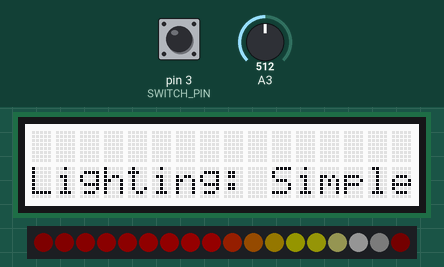
Bench run of a sketch on a simulated Arduino Uno, built with avr-gcc and run on an emulated ATmega328P. Shown: 16×2 character LCD, 18 RGB LEDs in strip order, left to right. The test bench sets the inputs (shaded band); at power-on: pin 3 (SWITCH_PIN) HIGH, A3 = 512. Dim RGB values are drawn brighter than linear; what the sketch prints to the serial monitor is not drawn.

Above: at 1.2 s.
1.3 s: pin 3 (SWITCH_PIN) pulled LOW for 0.15 s
At 2.5 s:
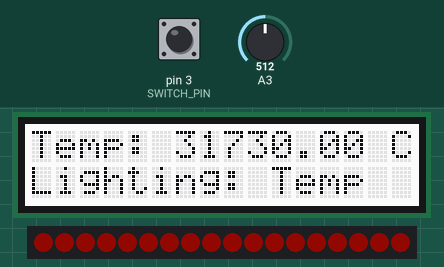
4.4 s: pin 3 (SWITCH_PIN) pulled LOW for 1 s
At 4.8 s:
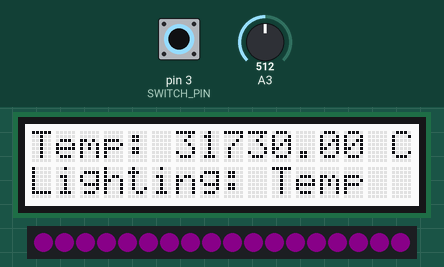
6.9 s: pin 3 (SWITCH_PIN) pulled LOW for 0.15 s
At 7.42 s:
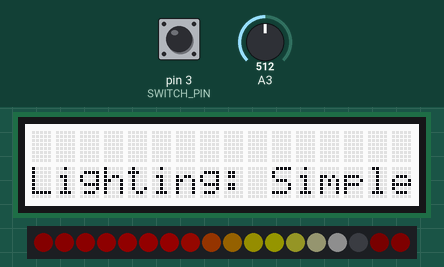

Measured:
- after the input at 1.3 s, the display: changes after 0.09 s (image 1)
- after the input at 6.9 s, the display: first changes after 0.05 s (image 3 shows a later state)

The sketch:

RGB_coaster_2.ino
```cpp
#include <FastLED.h>
#include <avr/wdt.h>
#include <rgb_lcd.h>

// Define pins for data
// lcd SDA -> A4
// lcd SCL -> A5
#define LED_STRIP_PIN    2
#define NUM_LEDS         18
#define BRIGHTNESS       20

#define LM35_PIN         6
#define SWITCH_PIN       3
#define SOUND_PIN        A5

#define SIMPLE_ANIMATION_SPEED  10
#define TEMP_UPDATE_INTERVAL    5000
#define AUDIO_SAMPLE_AMOUNT     18


// Define rgb palettes for the LED strip
uint8_t paletteIndex = 0;

// initialize the LED strip and LCD screen
CRGB leds[NUM_LEDS];
rgb_lcd lcd;

// Define palette
DEFINE_GRADIENT_PALETTE(heatmap_gp) {
  0,   0,   0,   0,   //black
  128, 255,   0,   0,   //red
  200, 255, 255,   0,   //bright yellow
  255, 255, 255, 255    //full white
};

// Set palette
CRGBPalette16 myPal = heatmap_gp;

// Define
DEFINE_GRADIENT_PALETTE(soundPalette_gp) {
  0,    128, 0, 128,  // Purple
  64,   0,   255, 255,  // Cyan
  128,  0,   0,   255,  // Blue
  255,  0, 0,   128   // White
};

// Set
CRGBPalette16 soundPalette = soundPalette_gp;

// Switch states
enum AnimationState {
  Basic,
  Temperature,
  Sound
};

// Default led profile
AnimationState currentAnimationState = Basic;

// setup
void setup() {
  //wdt_disable();  // Disable the watchdog and wait for more than 2 seconds
  //delay(3000);  // Done so that the Arduino doesn't keep resetting infinitely in case of wrong configuration
  //wdt_enable(WDTO_2S);  // Enable the watchdog with a timeout of 2 seconds

  Serial.begin(9600);

  // Setup input and pullup for button
  DDRD &= ~(1 << SWITCH_PIN); // Set as input (clear the bit)
  PORTD |= (1 << SWITCH_PIN); // Enable pull-up resistor (set the bit)

  // Configure the ADC
  // Set the reference voltage to AVCC (5V)
  ADMUX |= (1 << REFS0);

  // Set the prescaler to 128 (ADC clock frequency is 16MHz / 128 = 125kHz)
  ADCSRA |= (1 << ADPS2) | (1 << ADPS1) | (1 << ADPS0);

  // Enable the ADC
  ADCSRA |= (1 << ADEN);

  lcd.begin(16, 2); // 16x2 lcd

  FastLED.addLeds<WS2813, LED_STRIP_PIN, GRB>(leds, NUM_LEDS);
  FastLED.setBrightness(BRIGHTNESS); // 0-255
  FastLED.show();  // Initialize all LEDs to 'off'

  // Set up Timer1 to generate an interrupt every 1ms
  cli(); // Disable interrupts
  TCCR1A = 0; // Set Timer1 control register A to 0
  TCCR1B = 0; // Set Timer1 control register B to 0
  TCNT1 = 0;  // Initialize counter value to 0
  OCR1A = 15999; // Set the compare value for a 1ms interrupt (assuming a 16MHz clock)
  TCCR1B |= (1 << WGM12); // Set Timer1 to CTC (Clear Timer on Compare Match) mode
  TCCR1B |= (1 << CS11) | (1 << CS10); // Set prescaler to 64 for 16MHz clock
  TIMSK1 |= (1 << OCIE1A); // Enable Timer1 compare match interrupt
  sei(); // Enable interrupts
}

// High priority button timer interrupt
ISR(TIMER1_COMPA_vect) {
  // Handle button input with debounce
  static unsigned long lastDebounceTime = 0;
  static bool lastSwitchState = HIGH;
  static bool newSwitchState = LOW;
  int debounceDelay = 50;

  // read the state of the switch into a local variable:
  int reading = (PIND & (1 << SWITCH_PIN)) ? HIGH : LOW;

  // If the switch changed, due to noise or pressing:
  if (reading != lastSwitchState) {
    // reset the debouncing timer
    lastDebounceTime = millis();
  }

  // Compare time
  if ((millis() - lastDebounceTime) > debounceDelay) {
    // if the button state has changed:
    if (reading != newSwitchState) {
      newSwitchState = reading;

      // only toggle the LED if the new button state is LOW after press
      if (reading == LOW) {

        // Cycle the animation state
        currentAnimationState = static_cast<AnimationState>((currentAnimationState + 1) % 3);
      }
    }

    // Togle last state for later comparison
    lastSwitchState = !lastSwitchState;
  }
}

// loop through the different profiles with a button switch, print on the LCD
void loop() {
  unsigned long currentMillis = millis();

  // Update animation based on the current state
  switch (currentAnimationState) {
    case Basic:
      updateSimple();
      break;

    case Temperature:
      updateTemperature();
      break;

    case Sound:
      updateSound();
      break;
  }
   // Reset watchdog
  //wdt_reset();
}

// LED animation logic for the simple profile, which just rotates a palette around the selected LEDs
void updateSimple() {
  fill_palette(leds, NUM_LEDS, paletteIndex, 255 / NUM_LEDS, myPal, 255, LINEARBLEND);

  EVERY_N_MILLISECONDS(SIMPLE_ANIMATION_SPEED) {
    paletteIndex++;
  }

  // LCD code to show what lighting profile is applied
  FastLED.show();
  lcd.setCursor(0, 0);
  lcd.print("                ");
  lcd.setCursor(0, 1);
  lcd.print("Lighting: Simple");
}

void updateTemperature() {
  float temp = getTemperature();

  // Display temperature on the LCD
  lcd.setCursor(0, 0);
  lcd.print("Temp: ");
  lcd.print(temp);
  lcd.print(" C   ");
  lcd.setCursor(0, 1);
  lcd.print("Lighting: Temp  ");

  // Map the temperature range to the color range
  CRGB color = mapTemperatureToColor(temp);

  // Set the color of the entire LED strip
  fill_solid(leds, NUM_LEDS, color);
  FastLED.show();
}

// code for getting the temperature and converting it to Celsius
float getTemperature() {
  static unsigned long lastTemperatureReadTime = 0;
  unsigned long currentMillis = millis();
  int tempADC;

  // Compare time
  if (currentMillis - lastTemperatureReadTime >= TEMP_UPDATE_INTERVAL) {
    lastTemperatureReadTime = currentMillis;
    // Get temperature reading
    tempADC = readADC(LM35_PIN);
    // Convert adc value to temperature in Celsius
    tempADC = (tempADC / 2.048) - 6; // Calibration overshoots about 6c
  }
  return tempADC;
}

// color coding for the LED profile which reacts to the temperature
CRGB mapTemperatureToColor(float temperature) {
  uint8_t r = map(temperature, 10, 50, 0, 255);
  uint8_t g = map(temperature, 10, 50, 255, 0);
  return CRGB(r, g, 0);
}

// Code for processing the detected sound with smoothing
void updateSound() {
  static unsigned long totalSound = 0;
  static unsigned long sampleCount = 0;
  unsigned long sound = 0;

  unsigned long currentMillis = millis();
  //int tempADC;

  sound = (int) (readADC(SOUND_PIN) * 0.097 );

  if (sound > 63) {
    totalSound += sound - 63;
  }

  sampleCount++;

  //Serial.print( (int) (readADC(SOUND_PIN) * 0.097 ) );

  //totalSound += (int) (readADC(SOUND_PIN) * 0.097 );

  // Compare time
  if (sampleCount = AUDIO_SAMPLE_AMOUNT) {
    //lastSoundReadTime = currentMillis;

    //totalSound -= 600;

    // Smoothed LED brightness
    int brightness = map(totalSound, 0, 4 * AUDIO_SAMPLE_AMOUNT, 0, 255);
    CRGB color = ColorFromPalette(soundPalette, brightness);

    // Set the color and brightness of the LED strip
    fill_solid(leds, NUM_LEDS, color);
    FastLED.show();

    Serial.println(brightness);
    Serial.println(totalSound);


    // Get sound reading
    totalSound = 0;
    sampleCount = 0;
    // Convert adc value to temperature in Celsius
    //tempADC = (tempADC / 2.048) - 6; // Calibration overshoots about 6c
  }
  //return tempADC;

  /*

  int soundIndex = 0;
  int totalSound = 0;
  int soundReadings[AUDIO_SAMPLE_AMOUNT];

  // Get sound reading
  int soundLevel = readADC(SOUND_PIN);


  // Smoothing
  totalSound = totalSound - soundReadings[soundIndex] + soundLevel;
  soundReadings[soundIndex] = soundLevel;
  soundIndex = (soundIndex + 1) % AUDIO_SAMPLE_AMOUNT;

  int averageSound = totalSound / AUDIO_SAMPLE_AMOUNT;


  Serial.println(averageSound);

  // Smoothed LED brightness
  int brightness = map(averageSound, 0, 100, 0, 255);

  CRGB color;

  // Logic for going between colors while reactive to sound
  int soundThreshold = 255;
  if (averageSound > soundThreshold) {
  // If the sound level exceeds the threshold, smoothly transition to a different color
    color = CRGB(0, brightness, 0);
  } else {
  // Otherwise, smoothly transition back to the color based on the sound level
    color = ColorFromPalette(soundPalette, brightness);
  }

  // Set the color and brightness of the LED strip
  fill_solid(leds, NUM_LEDS, color);
  FastLED.show();
  */
}


int readADC(int pin){
  // Set ADC channel
  ADMUX &= ~((1 << MUX3) | (1 << MUX2) | (1 << MUX1) | (1 << MUX0));
  ADMUX |= pin;

  // Start ADC conversion
  ADCSRA |= (1 << ADSC);

  // Wait for conversion to complete
  while (ADCSRA & (1 << ADSC));
  return ADC;
}
```
